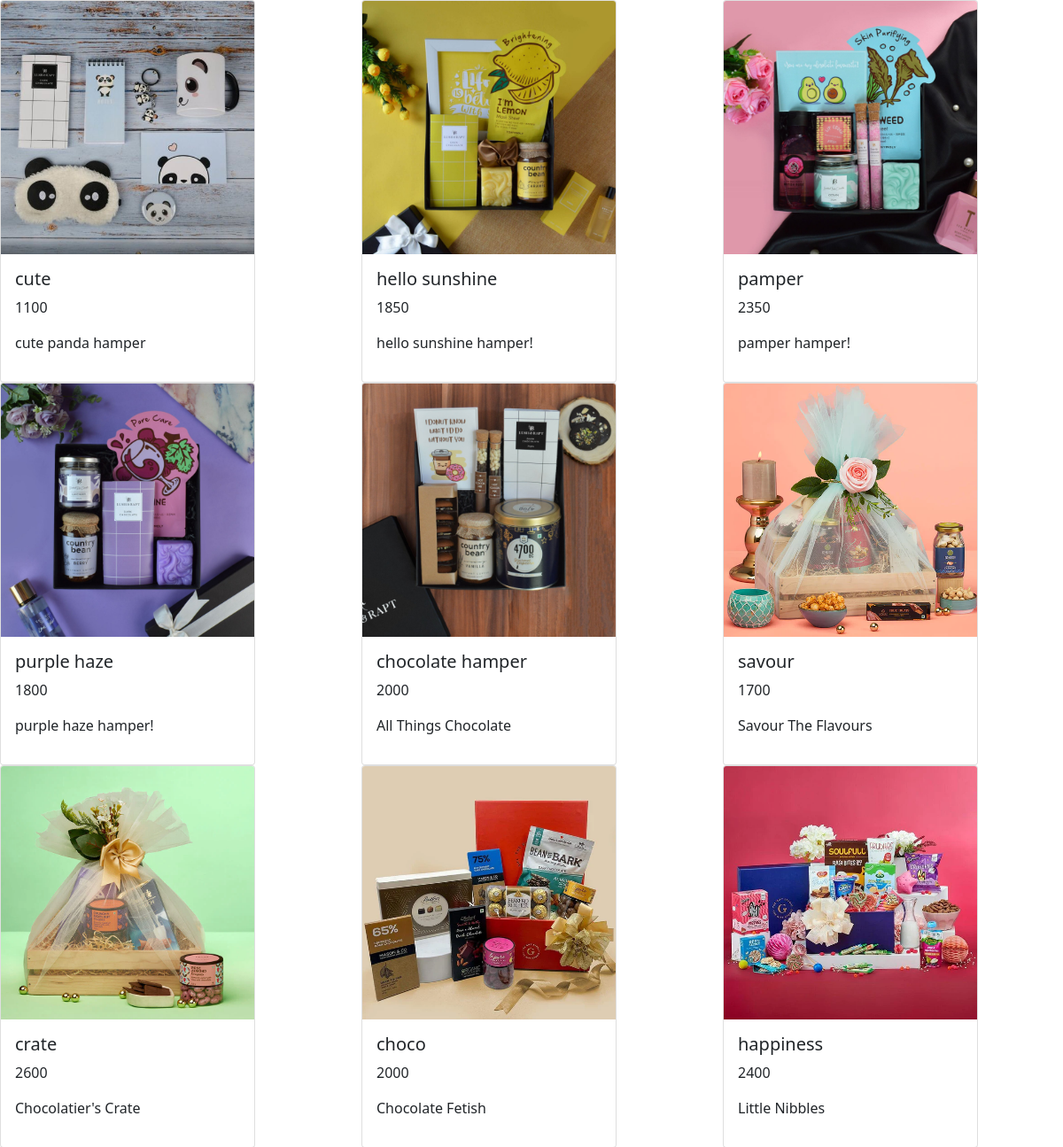
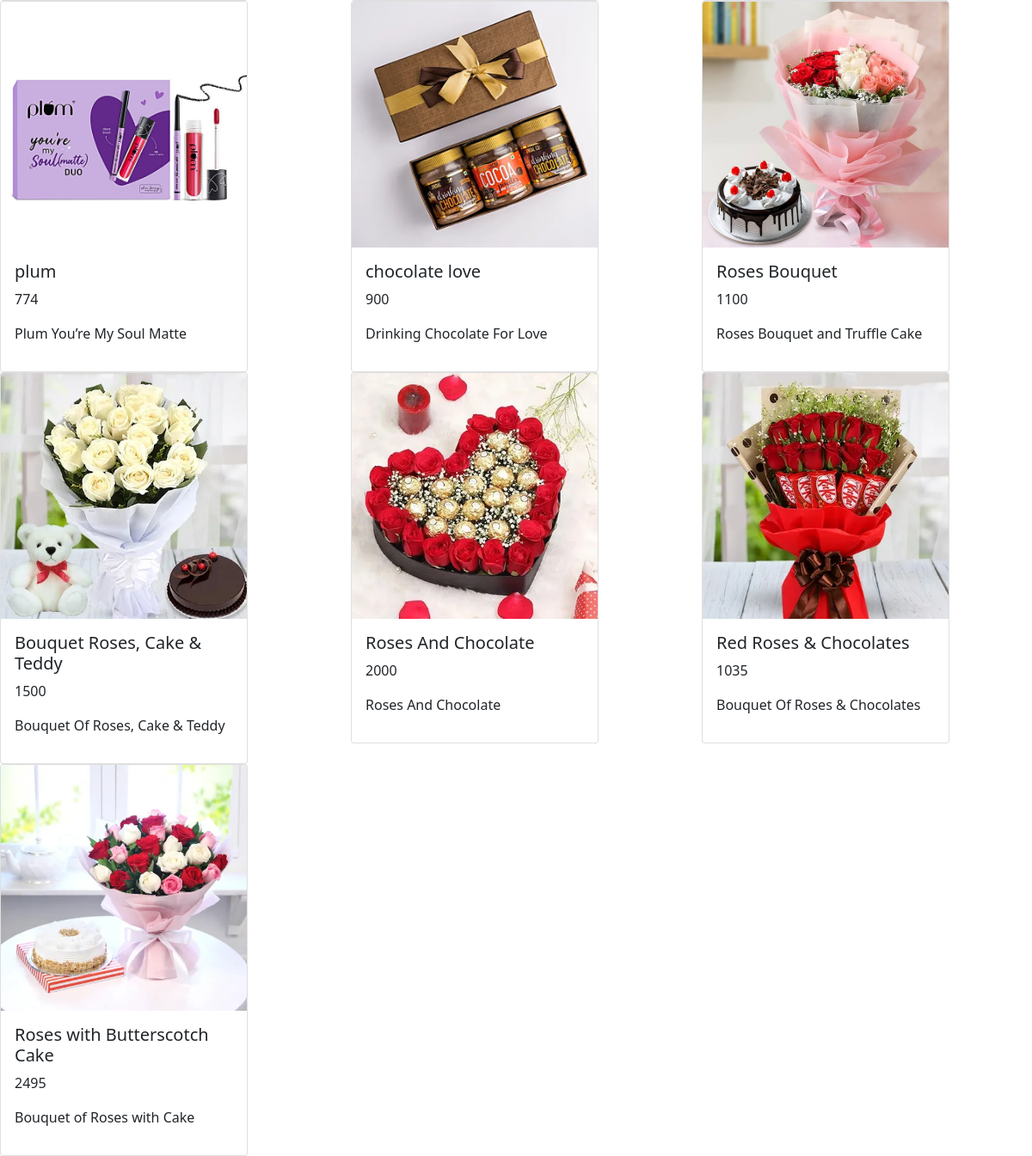
/gifapp/viewall/, run on the app's committed database (2 pictures, top to bottom).
### gifapp/models.py (models this page shows, shortened)
class imagemodel(models.Model):
    shopid=models.IntegerField()
    proname=models.CharField(max_length=30)
    proprice=models.IntegerField()
    prodes=models.CharField(max_length=30)
    prfile=models.ImageField(upload_to='gifapp/static')

### gifapp/views.py (the view)
# urls.py: path('viewall/',viewallpro),
def viewallpro(request):
    a = imagemodel.objects.all()
    image = []
    name = []
    price=[]
    description=[]
    id=[]
    for i in a:
        id1=i.id
        id.append(id1)
        im = i.prfile
        image.append(str(im).split('/')[-1])
        nm = i.proname
        name.append(nm)
        pr=i.proprice
        price.append(pr)
        pd=i.prodes
        description.append(pd)
    mylist=zip(image, name,price,description,id)
    return render(request, 'viewallpro.html', {'mylist': mylist})

### gifapp/templates/viewallpro.html (shortened to what this page needs)
<!DOCTYPE html>
<html lang="en">
{% load static %}
<head>
     <link href="https://cdn.jsdelivr.net/npm/bootstrap@5.0.2/dist/css/bootstrap.min.css" rel="stylesheet">
</head>
<body>
<div class="row">
{% for i,j,k,l,m in mylist %}
  <div class="col-4">
<div class="card" style="width: 18rem;">
  <img src="{% static i %}" class="card-img-top" alt="...">
  <div class="card-body">
    <h5 class="card-title">{{j}}</h5>
    <p class="card-text">{{k}}</p>
    <p>{{l}}</p>
  </div>
</div>
    </div>
{% endfor %}
  </div>
</body>
</html>

### data on the page
imagemodel: mylist "cute", mylist "cute panda hamper"
imagemodel: mylist "hello sunshine", mylist "hello sunshine hamper!"
imagemodel: mylist "pamper", mylist "pamper hamper!"
imagemodel: mylist "purple haze", mylist "purple haze hamper!"
imagemodel: mylist "chocolate hamper", mylist "All Things Chocolate"
imagemodel: mylist "savour", mylist "Savour The Flavours"
imagemodel: mylist "crate", mylist "Chocolatier's Crate"
imagemodel: mylist "choco", mylist "Chocolate Fetish"
imagemodel: mylist "happiness", mylist "Little Nibbles"
imagemodel: mylist "plum", mylist "Plum You’re My Soul Matte"
imagemodel: mylist "chocolate love", mylist "Drinking Chocolate For Love"
imagemodel: mylist "Roses Bouquet", mylist "Roses Bouquet and Truffle Cake"
imagemodel: mylist "Bouquet Roses, Cake & Teddy", mylist "Bouquet Of Roses, Cake & Teddy"
imagemodel: mylist "Roses And Chocolate", mylist "Roses And Chocolate"
imagemodel: mylist "Red Roses & Chocolates", mylist "Bouquet Of Roses & Chocolates"
imagemodel: mylist "Roses with Butterscotch Cake", mylist "Bouquet of Roses with Cake"

### other printed values
{{ k }} "1100" "1850" "2350" "1800" "2000" "1700" "2600" "2000" "2400" "774" "900" "1100" "1500" "2000" "1035" "2495"
